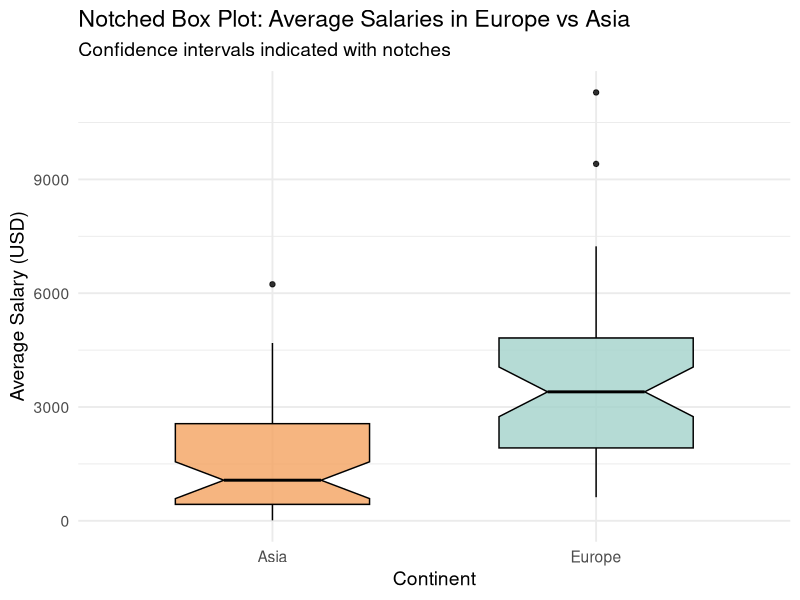

R code for this plot:
# Load necessary library
library(ggplot2)

# Read the dataset from the Datasets folder
salary_data <- read.csv("Datasets/salary_data.csv")

# Check if the dataset is loaded correctly
print("Preview of the dataset:")
print(head(salary_data))

# Subset data for Europe and Asia
filtered_data <- subset(salary_data, continent_name %in% c("Europe", "Asia"))

# Verify the filtered data
print("Filtered data for Europe and Asia:")
print(head(filtered_data))

# Create the Box Plot with Notches
box_plot <- ggplot(filtered_data, aes(x = continent_name, y = average_salary, fill = continent_name)) +
  geom_boxplot(notch = TRUE, width = 0.6, alpha = 0.8, color = "black") +
  labs(title = "Notched Box Plot: Average Salaries in Europe vs Asia",
       subtitle = "Confidence intervals indicated with notches",
       x = "Continent",
       y = "Average Salary (USD)") +
  scale_fill_manual(values = c("Europe" = "#A3D2CA", "Asia" = "#F4A261")) +
  theme_minimal(base_size = 14) +
  theme(legend.position = "none")

# Display the Box Plot
print("Displaying Box Plot...")
print(box_plot)

